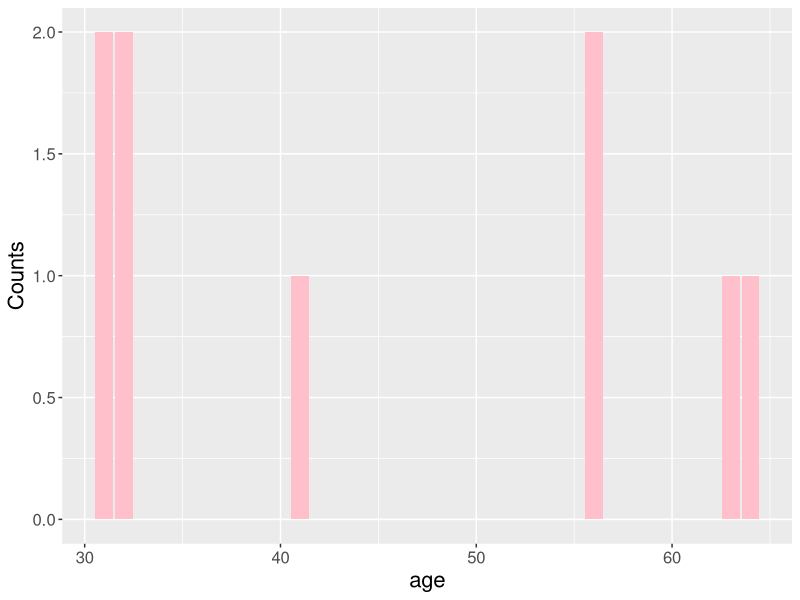
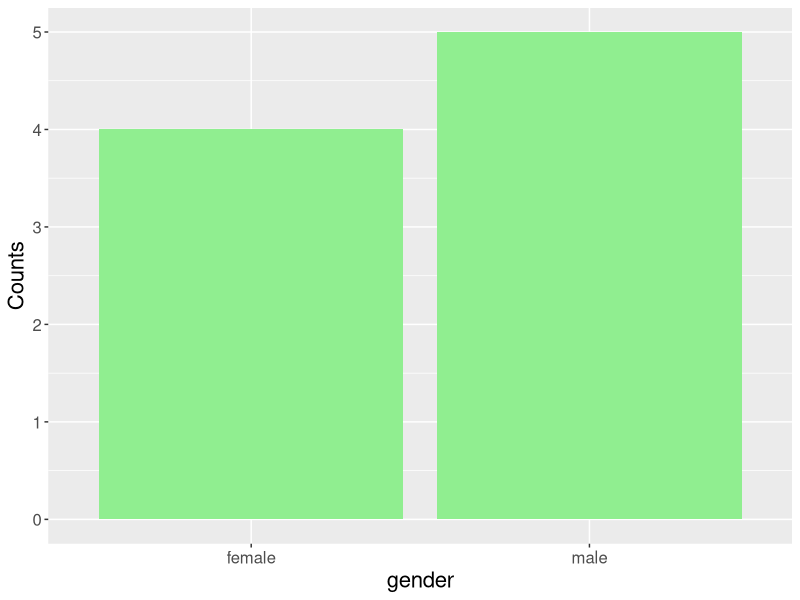
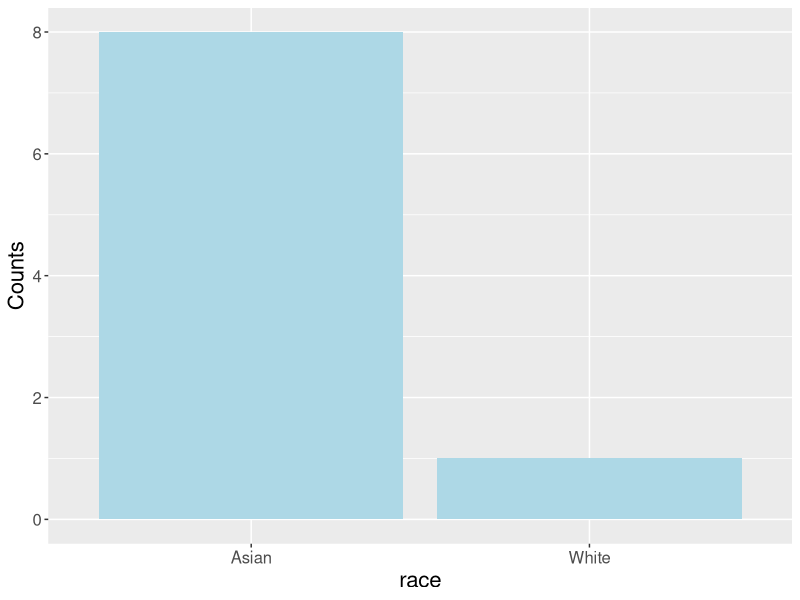
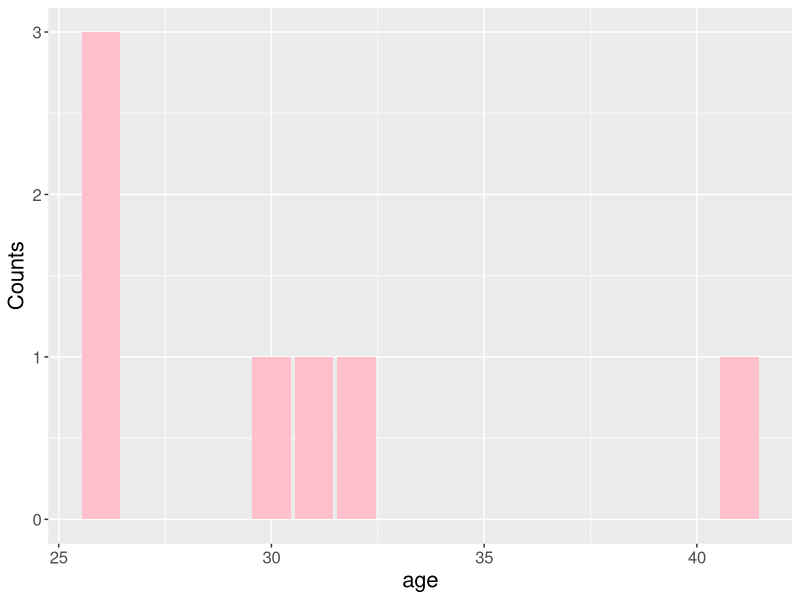
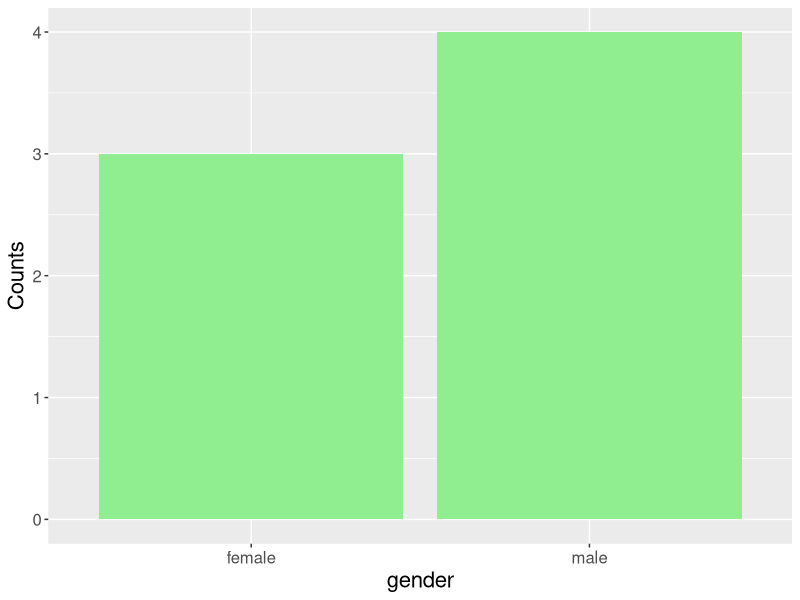
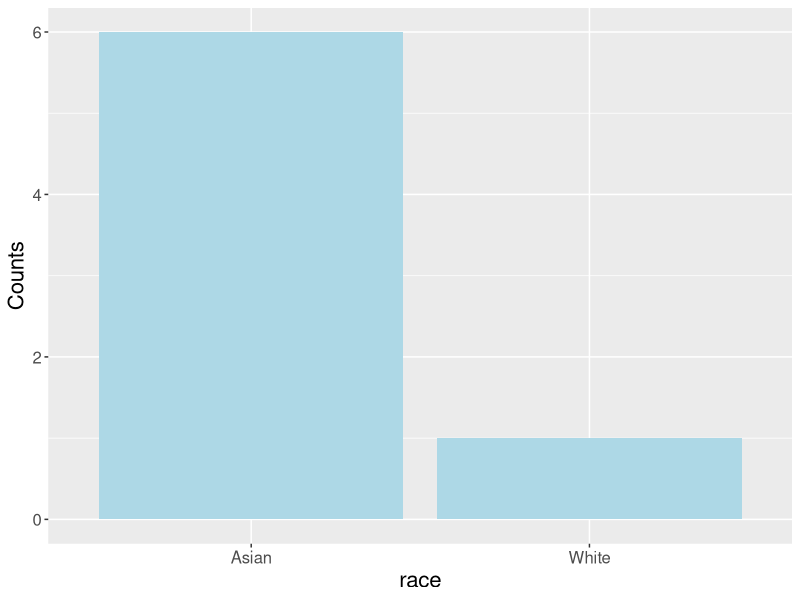

Recreate these plots in R, in order.
#Study subjects' demographics
library(ggplot2)

###########################
###########################
#Dome and IR filter Eval
#age 
age <- c(31,32,56,56,63,64,31,32,41)
Age <- as.data.frame(age)

g<-ggplot(Age, aes(age))
A <- g + 
  geom_bar(fill = 'pink') + 
  labs(y="Counts")+
  theme(axis.text=element_text(size=12),
        axis.title.x = element_text(size=16),
        axis.title.y = element_text(size=16))
A
#gender
gender <- c('female','male','female','male',
            'female','male','female','male','male')
Gender <- as.data.frame(gender)

g<-ggplot(Gender, aes(gender))
G <- g + 
  geom_bar(fill = 'light green') + 
  labs(y="Counts")+
  theme(axis.text=element_text(size=12),
        axis.title.x = element_text(size=16),
        axis.title.y = element_text(size=16))
G
#race
race <- c('Asian','Asian','Asian','Asian','Asian','Asian',
          'Asian','Asian','White')
Race <- as.data.frame(race)

g<-ggplot(Race, aes(race))
R <- g + 
  geom_bar(fill = 'light blue') + 
  labs(y="Counts")+
  theme(axis.text=element_text(size=12),
        axis.title.x = element_text(size=16),
        axis.title.y = element_text(size=16))
R


####################
####################
#Competitor product eval
#age 
age <- c(31,32,26,26,26,30,41)
Age <- as.data.frame(age)

g<-ggplot(Age, aes(age))
A <- g + 
  geom_bar(fill = 'pink') + 
  labs(y="Counts")+
  theme(axis.text=element_text(size=12),
        axis.title.x = element_text(size=16),
        axis.title.y = element_text(size=16))
A
#gender
gender <- c('female','male','female','male',
            'female','male','male')
Gender <- as.data.frame(gender)

g<-ggplot(Gender, aes(gender))
G <- g + 
  geom_bar(fill = 'light green') + 
  labs(y="Counts")+
  theme(axis.text=element_text(size=12),
        axis.title.x = element_text(size=16),
        axis.title.y = element_text(size=16))
G
#race
race <- c('Asian','Asian','Asian','Asian','Asian','Asian',
          'White')
Race <- as.data.frame(race)

g<-ggplot(Race, aes(race))
R <- g + 
  geom_bar(fill = 'light blue') + 
  labs(y="Counts")+
  theme(axis.text=element_text(size=12),
        axis.title.x = element_text(size=16),
        axis.title.y = element_text(size=16))
R